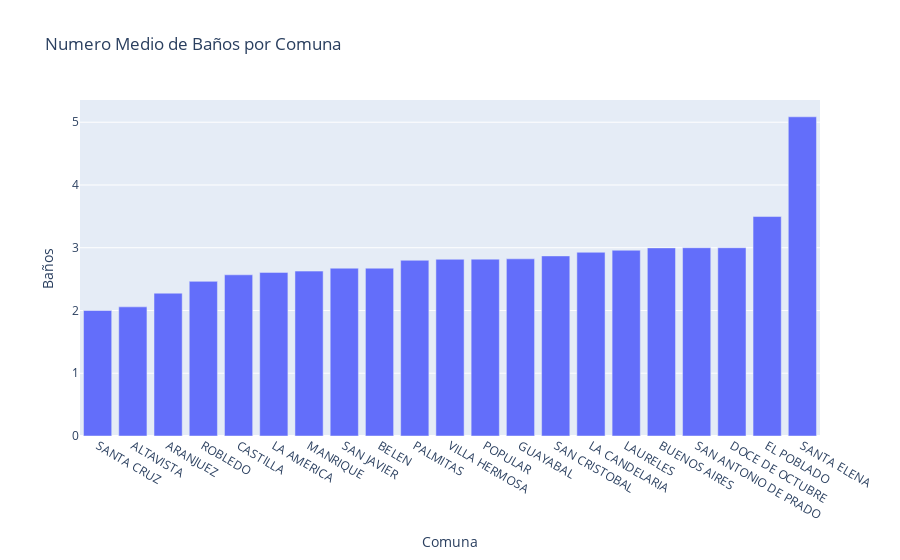

Notebook cell for this chart:
### Code cell
trace = go.Bar(x = districts.sort_values(['bathrooms']).name, y = districts.sort_values(['bathrooms']).bathrooms)
layout = go.Layout(title = 'Numero Medio de Baños por Comuna', xaxis_title = 'Comuna', yaxis_title = 'Baños')
fig = go.Figure(data = [trace], layout = layout)
iplot(fig)

### Figure 1 — Plotly figure (JSON) as saved in the notebook; plotly's stock layout.template omitted (floating-point values rounded to 4 significant figures)
{"data": [{"type": "bar", "x": ["SANTA CRUZ", "ALTAVISTA", "ARANJUEZ", "ROBLEDO", "CASTILLA", "LA AMERICA", "MANRIQUE", "SAN JAVIER", "BELEN", "PALMITAS", "VILLA HERMOSA", "POPULAR", "GUAYABAL", "SAN CRISTOBAL", "LA CANDELARIA", "LAURELES", "BUENOS AIRES", "SAN ANTONIO DE PRADO", "DOCE DE OCTUBRE", "EL POBLADO", "SANTA ELENA"], "y": [2, 2.058, 2.276, 2.464, 2.569, 2.607, 2.627, 2.674, 2.674, 2.8, 2.816, 2.818, 2.823, 2.87, 2.928, 2.96, 2.998, 3, 3, 3.497, 5.086]}], "layout": {"title": {"text": "Numero Medio de Baños por Comuna"}, "xaxis": {"title": {"text": "Comuna"}}, "yaxis": {"title": {"text": "Baños"}}}}
